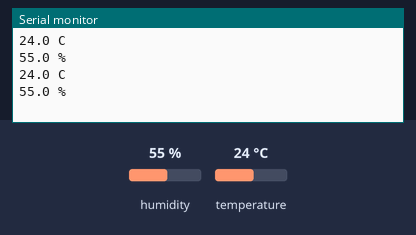
Recording of a sketch running on a simulated Arduino Uno, built with avr-gcc and run on an emulated ATmega328P. On the bench: the last lines printed to the serial monitor. The inputs (shaded band) are chosen by the test bench; at power-on: humidity 55 %, temperature 24 °C.

Above: at 1.5 s.
1.6 s: humidity set to 22 %
At 2.6 s:
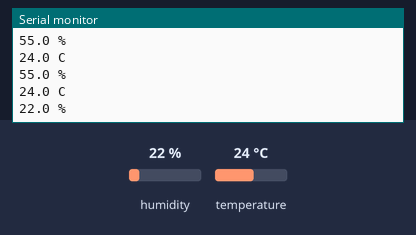
3.1 s: temperature set to 12 °C
At 4.1 s:
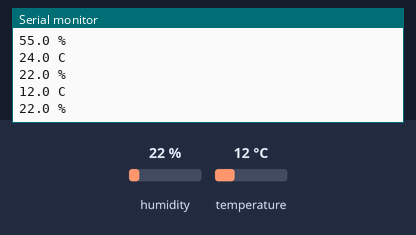
4.6 s: humidity set to 40 %
At 6.2 s:
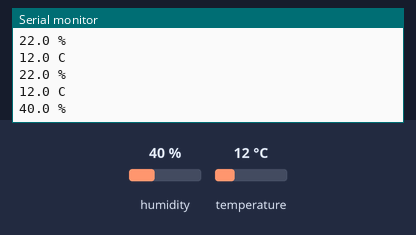
Timing chart, 0 to 7.7 s (numbered marks = the images above; inputs shaded):
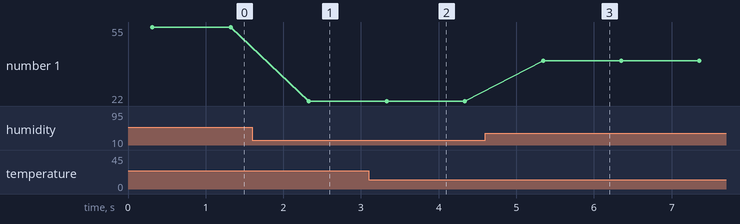

Measured:
- after the input at 1.6 s, the serial monitor: prints a new line after 0.73 s (image 1)
- after the input at 3.1 s, the serial monitor: prints a new line after 0.22 s (image 2)
- after the input at 4.6 s, the serial monitor: prints a new line after 0.74 s (image 3)
- plotted number 1: 55 → 22 after the input at 1.6 s, 22 → 40 after the input at 4.6 s

The sketch:

41.ino
```cpp
#include <dht.h>
#include <SoftwareSerial.h>               //SoftwareSerial.zip 라이브러리를 설치
#define DHT22_PIN 7                     //D7 사용

SoftwareSerial BTSerial(0, 1);             //D0와 D1 사용
dht DHT;

float temperature ;
float humidity ;

void setup()
{
  Serial.begin(9600);
  BTSerial.begin(9600);
  delay(300);
}

void loop()
{
  float chk = DHT.read22(DHT22_PIN);

  temperature = DHT.temperature;
  humidity = DHT.humidity;

  while (Serial.available()) {                //문자 통신
    delay(3);
    char c = Serial.read();
  }

  Serial.print(temperature, 1);
  Serial.println(" C");
  Serial.print(humidity, 1);
  Serial.println(" %");
  delay(1000);
}
```
